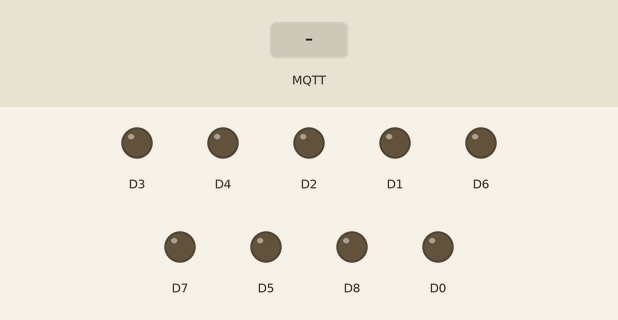
This sketch was run on a simulated ESP8266 (NodeMCU). Shown: output pins drawn as LEDs (lit = HIGH). The test bench sets the inputs (shaded band). WiFi joins after 1.5 s; servers stay silent unless stated; no MQTT or app messages arrive unless stated; what the sketch prints to the serial monitor is not drawn.

Above: at 2.7 s.
2.8 s: MQTT message "1" arrives on the first subscribed topic
At 3.9 s:
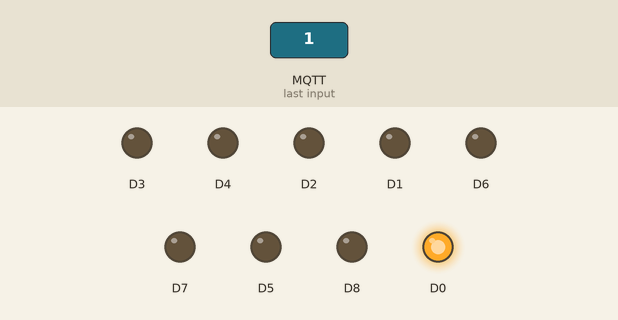
4.3 s: MQTT message "3" arrives on the first subscribed topic
At 5.0 s:
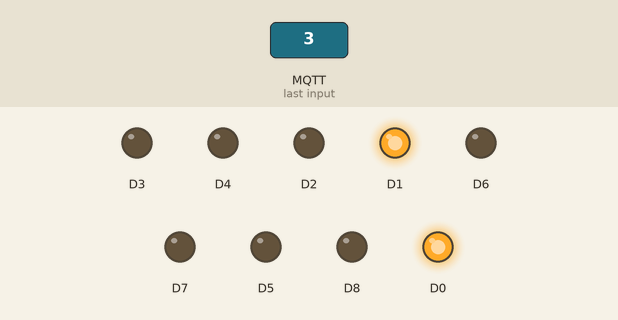
5.8 s: MQTT message "2" arrives on the first subscribed topic
At 6.1 s:
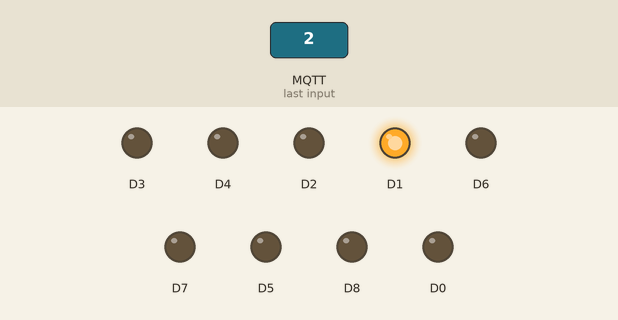
7.3 s: MQTT message "5" arrives on the first subscribed topic
At 8.5 s:
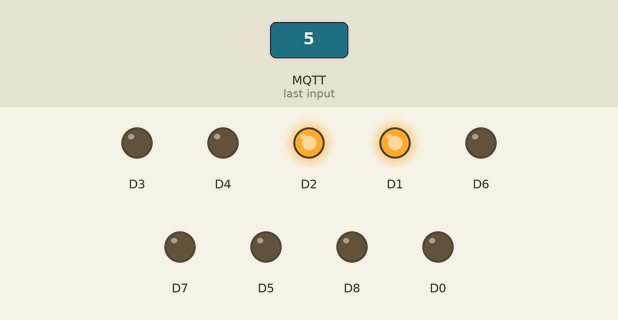
8.8 s: MQTT message "4" arrives on the first subscribed topic
At 9.6 s:
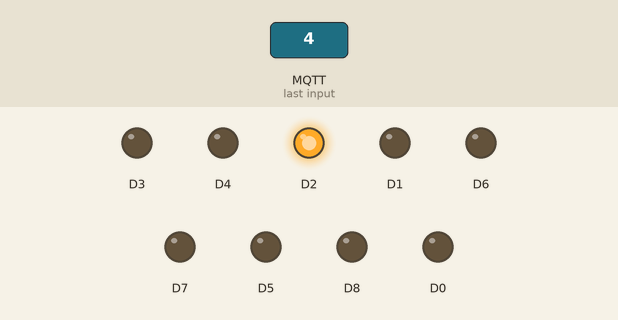
10.3 s: MQTT message "7" arrives on the first subscribed topic
At 10.8 s:
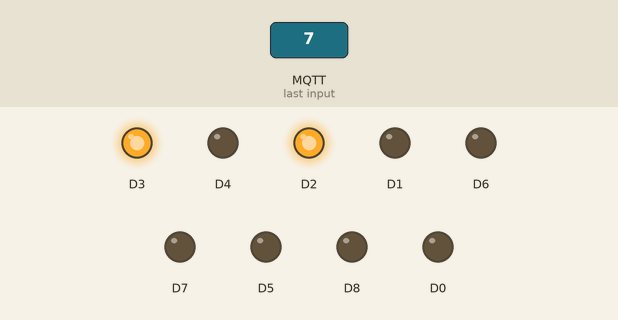
Timing chart, 0 to 12.8 s (numbered marks = the images above; inputs shaded):
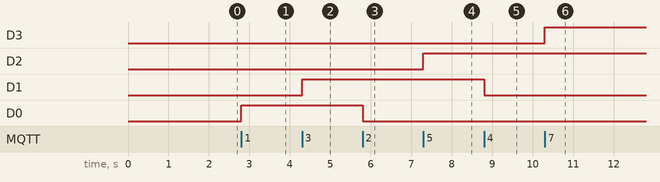

The sketch:

ESP8266_MQTT.ino
```cpp
#include <ESP8266WiFi.h>
#include <PubSubClient.h>
#define mqtt_topic_pub "my_iot"
#define mqtt_topic_sub "my_iot"

//-------------------VARIABLES GLOBALES--------------------------
char *ssid = "YOUR NETWORK SSID";
char *password= "PASSWORD";
const char *mqtt_server = "m10.cloudmqtt.com";
const int mqtt_port = 18172;// Will be given in "details" on CloudMQTT.
 char *mqtt_user = "Unique user_id";// Will be given in "details" on CloudMQTT.
 char *mqtt_pwd = "Password";

//-------------------------------------------------------------------------
WiFiClient espClient;
PubSubClient client(espClient);

//------------------------CALLBACK-----------------------------
void callback(char* topic, byte* payload, unsigned int length) {

String msg="";
 /* Serial.print("Message arrived [");
  Serial.print(topic);
  Serial.print("] ");*/
 for (int i = 0; i < length; i++) {
    msg += (char)payload[i];
  }
  Serial.println(msg);
// char data=(char)payload;
 //Serial.println(data);
if(msg[0]=='1' && msg[1]!='0')digitalWrite(D0,HIGH);
else if(msg[0]=='2')digitalWrite(D0,LOW);
if(msg[0]=='3')digitalWrite(D1,HIGH);
else if(msg[0]=='4')digitalWrite(D1,LOW);
if(msg[0]=='5')digitalWrite(D2,HIGH);
else if(msg[0]=='6')digitalWrite(D2,LOW);
if(msg[0]=='7')digitalWrite(D3,HIGH);
else if(msg[0]=='8')digitalWrite(D3,LOW);
if(msg[0]=='9')digitalWrite(D4,HIGH);
else if(msg[0]=='1' && msg[1]=='0')digitalWrite(D4,LOW);
if(msg[0]=='1' && msg[1]=='1')digitalWrite(D5,HIGH);
else if(msg[0]=='1' && msg[1]=='2')digitalWrite(D5,LOW);
if(msg[0]=='1' && msg[1]=='3')digitalWrite(D6,HIGH);
else if(msg[0]=='1' && msg[1]=='4')digitalWrite(D6,LOW);
if(msg[0]=='1' && msg[1]=='5')digitalWrite(D7,HIGH);
else if(msg[0]=='1' && msg[1]=='6')digitalWrite(D7,LOW);
else if(msg[0]=='1' && msg[1]=='7')digitalWrite(D8,HIGH);
else if(msg[0]=='1' && msg[1]=='8')digitalWrite(D8,LOW);

}

//------------------------RECONNECT-----------------------------
void reconnect(){
  while (!client.connected()) {
    Serial.print("Attempting to connect to MQTT...");
    if (client.connect("ESP8266Client", mqtt_user, mqtt_pwd)) {
      Serial.println("connected");
      client.subscribe(mqtt_topic_sub);
     }
    else {
      Serial.print("failed, ro=");
      Serial.print(client.state());
      Serial.println("Try again in 5 seconds");
      delay(5000);
    }
   }
 }

//------------------------SETUP-----------------------------
void setup() {

  Serial.begin(115200);
  Serial.println("");
  pinMode(D0,OUTPUT);  pinMode(D1,OUTPUT);
  pinMode(D2,OUTPUT);  pinMode(D3,OUTPUT);
  pinMode(D4,OUTPUT);  pinMode(D5,OUTPUT);
  pinMode(D6,OUTPUT);  pinMode(D7,OUTPUT);
  pinMode(D8,OUTPUT);

  WiFi.begin(ssid, password);
  while (WiFi.status() != WL_CONNECTED) {
    delay(500);
    Serial.print(".");
  }
  client.setServer(mqtt_server, mqtt_port);
  client.setCallback(callback);
}

//--------------------------LOOP--------------------------------
void loop() {
 if (!client.connected()) {
   reconnect();
   }
client.loop();
}
```

Measured:
- after the input at 2.8 s, D0: LOW → HIGH at once
- after the input at 4.3 s, D1: LOW → HIGH at once
- after the input at 5.8 s, D0: HIGH → LOW at once
- after the input at 7.3 s, D2: LOW → HIGH at once
- after the input at 8.8 s, D1: HIGH → LOW at once
- after the input at 10.3 s, D3: LOW → HIGH at once
